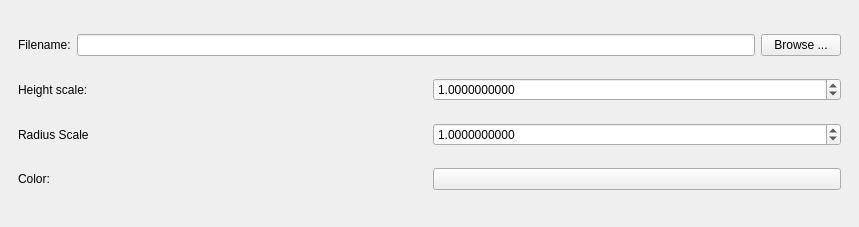
<ui version="4.0" >
 <class>CylinderForm</class>
 <widget class="QWidget" name="CylinderForm" >
  <property name="geometry" >
   <rect>
    <x>0</x>
    <y>0</y>
    <width>859</width>
    <height>227</height>
   </rect>
  </property>
  <property name="windowTitle" >
   <string>Form</string>
  </property>
  <layout class="QVBoxLayout" >
   <property name="margin" >
    <number>9</number>
   </property>
   <property name="spacing" >
    <number>6</number>
   </property>
   <item>
    <widget class="QFrame" name="frame" >
     <property name="frameShape" >
      <enum>QFrame::NoFrame</enum>
     </property>
     <property name="frameShadow" >
      <enum>QFrame::Plain</enum>
     </property>
     <layout class="QVBoxLayout" >
      <property name="margin" >
       <number>9</number>
      </property>
      <property name="spacing" >
       <number>6</number>
      </property>
      <item>
       <layout class="QHBoxLayout" >
        <property name="margin" >
         <number>0</number>
        </property>
        <property name="spacing" >
         <number>6</number>
        </property>
        <item>
         <widget class="QLabel" name="_fileLabel" >
          <property name="text" >
           <string>Filename:</string>
          </property>
         </widget>
        </item>
        <item>
         <widget class="QLineEdit" name="_filename" />
        </item>
        <item>
         <widget class="QPushButton" name="browseButton" >
          <property name="text" >
           <string>Browse ...</string>
          </property>
         </widget>
        </item>
       </layout>
      </item>
      <item>
       <layout class="QHBoxLayout" >
        <property name="margin" >
         <number>0</number>
        </property>
        <property name="spacing" >
         <number>6</number>
        </property>
        <item>
         <widget class="QLabel" name="label" >
          <property name="text" >
           <string>Height scale:</string>
          </property>
         </widget>
        </item>
        <item>
         <widget class="QDoubleSpinBox" name="_heightScale" >
          <property name="decimals" >
           <number>10</number>
          </property>
          <property name="minimum" >
           <double>-99.989999999999995</double>
          </property>
          <property name="singleStep" >
           <double>0.010000000000000</double>
          </property>
          <property name="value" >
           <double>1.000000000000000</double>
          </property>
         </widget>
        </item>
       </layout>
      </item>
      <item>
       <layout class="QHBoxLayout" >
        <property name="margin" >
         <number>0</number>
        </property>
        <property name="spacing" >
         <number>6</number>
        </property>
        <item>
         <widget class="QLabel" name="label_2" >
          <property name="text" >
           <string>Radius Scale</string>
          </property>
         </widget>
        </item>
        <item>
         <widget class="QDoubleSpinBox" name="_radiusScale" >
          <property name="decimals" >
           <number>10</number>
          </property>
          <property name="singleStep" >
           <double>0.010000000000000</double>
          </property>
          <property name="value" >
           <double>1.000000000000000</double>
          </property>
         </widget>
        </item>
       </layout>
      </item>
      <item>
       <layout class="QHBoxLayout" >
        <property name="margin" >
         <number>0</number>
        </property>
        <property name="spacing" >
         <number>6</number>
        </property>
        <item>
         <widget class="QLabel" name="_colorLabel" >
          <property name="text" >
           <string>Color:</string>
          </property>
         </widget>
        </item>
        <item>
         <widget class="QtTools::ColorButton" name="_colorButton" >
          <property name="text" >
           <string/>
          </property>
         </widget>
        </item>
       </layout>
      </item>
     </layout>
    </widget>
   </item>
  </layout>
 </widget>
 <customwidgets>
  <customwidget>
   <class>QtTools::ColorButton</class>
   <extends>QPushButton</extends>
   <header>QtTools/ColorButton.h</header>
  </customwidget>
 </customwidgets>
 <resources/>
 <connections/>
</ui>
